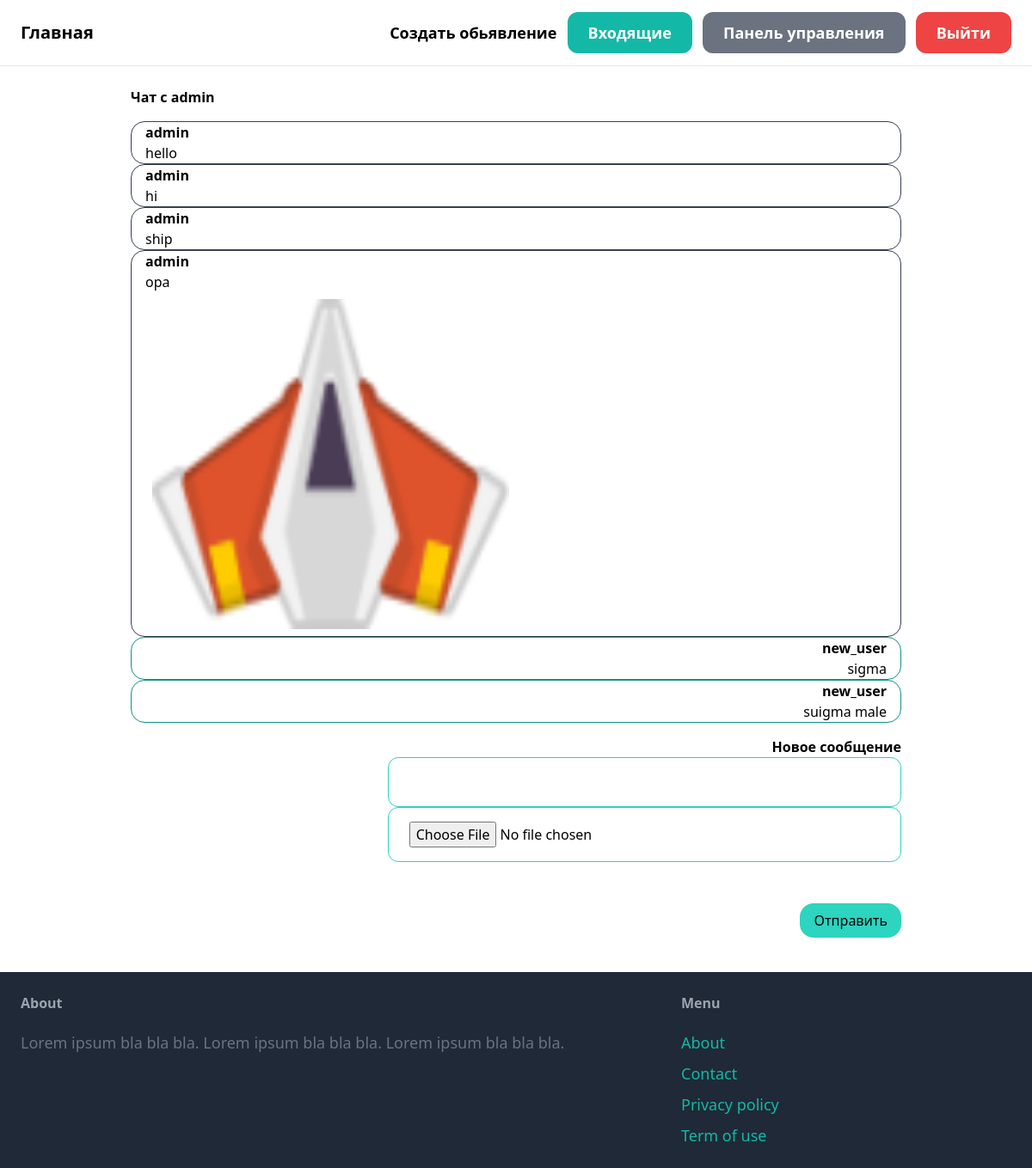
Page /chat-1 (signed in) on the committed database.
### main/models.py (models this page shows)
class Message(models.Model):
    text = models.TextField(max_length=500)
    image = models.ImageField(upload_to='chat_images/%Y')
    sender = models.ForeignKey(to=User, on_delete=models.CASCADE, related_name='send_messages')
    receiver = models.ForeignKey(to=User, on_delete=models.CASCADE, related_name='receive_messages')
    time = models.TimeField(auto_now_add=True)
    is_read = models.BooleanField(default=False)

### main/views.py (the view, shortened to what this page needs)
# urls.py: path('chat-<int:pk>', ChatView.as_view(), name='chat'),
class ChatView(View):
    def get(self, request, pk):
        user = request.user
        user2 = User.objects.get(id=pk)
        messages = [msg for msg in Message.objects.all()
                    if (msg.sender == user2 and msg.receiver == user and msg.is_read) \
                    or (msg.sender == user and msg.receiver == user2)]
        unread_messages = user.receive_messages.filter(is_read=False)
        for msg in unread_messages:
            msg.is_read = True
            msg.save()
        form = MessageForm()
        return render(request, 'main/chat.html', {'messages': messages, 'user2': user2, 'form': form,
                                                  'unread_messages': unread_messages})

### main/form.py
class MessageForm(forms.ModelForm):
    def __init__(self, *args, **kwargs):
        super(MessageForm, self).__init__(*args, **kwargs)
        self.fields['image'].required = False
    class Meta:
        model = Message
        fields = ('text', 'image')
        widgets = {'text': forms.TextInput(attrs={'class': MESSAGE_INPUT_CLASSES}),
                   'image': forms.FileInput(attrs={'class': MESSAGE_INPUT_CLASSES})}

### templates/main/chat.html (shortened to what this page needs)
{% extends "base.html" %}
{% block content %}
<div class="px-32">
    <h1 class="text-black-900 font-bold mb-4">Чат с <a href="{% url 'user_profile' user2.id %}">{{ user2.username }}</a></h1>
    {% for message in messages %}
    {% if message.sender == request.user %}
        <p class='border border-teal-600 rounded-2xl px-4' align="right">
            <strong class="mb-16" align="right">{{ request.user.username }}</strong><br>
            {{ message.text }}
        </p>
    {% else %}
    <p align="left" class="border border-gray-700 rounded-2xl px-4">
        <strong class="mb-16" align="left">{{ user2.username }}</strong><br>
        {{ message.text }}
        {% if message.image %}
        <img src="{{ message.image.url }}" class="w-1/2 h-1/2 rounded-2xl py-2 px-2">
        {% endif %}
    </p>
    {% endif %}
    {% endfor %}
</div>
<div>
    <form action="{% url 'chat' user2.id %}" method="post" enctype="multipart/form-data">
        <div align="right" class="px-32 mt-4">
            <strong>Новое сообщение</strong>
            <div>
                {{ form.text }}
                {{ form.image }}
            </div>
            <button type="submit" class="mt-12 bg-teal-400 px-4 py-2 rounded-2xl">Отправить</button>
        </div>
    </form>
</div>
{% endblock %}

### rows in the picture
Message: text "hello"
Message: text "hi"
Message: text "ship"
Message: text "opa", image (picture)
Message: text "sigma"
Message: text "suigma male"

### other values in the picture
{{ user2.username }} "admin"
{{ request.user.username }} "new_user"
